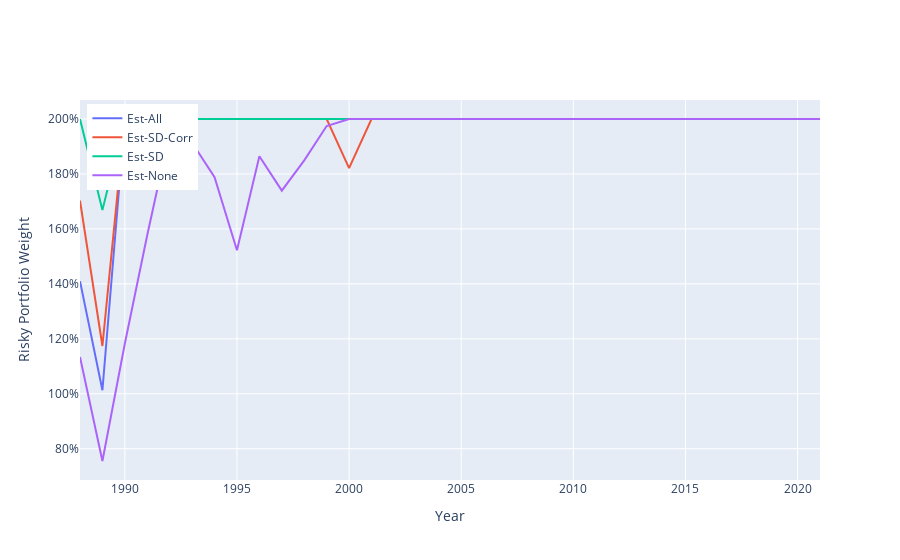

The code cell stored with this chart in its notebook:
### Code cell
# Plot leverage (wgt_cal)
fig = go.Figure()
for model in ['est_all', 'est_cov', 'est_sds', 'ew']:
    string =  "Strategy: " + label_dict[model] +" <br>"
    string += "Year: %{x:4.0f}<br>"
    string += "Weight in Risky Portfolio: %{y: 0.1%} <br>"
    string += "<extra></extra>"

    trace=go.Scatter(x=df['year'], y=df['wgt_cal_'+model], hovertemplate=string, name = xaxis_label_dict[model])
    fig.add_trace(trace)
fig.layout.yaxis["title"] = "Risky Portfolio Weight"
fig.layout.xaxis["title"] = "Year"
fig.update_yaxes(tickformat=".0%")
fig.update_layout(legend=dict(yanchor="top", y =0.99, xanchor="left", x=0.01))
fig.update_xaxes(range=[df['year'].iloc[window], df.year.max()])
fig.show()

### Figure 1 — Plotly figure (JSON) as saved in the notebook; plotly's stock layout.template omitted (floating-point values rounded to 4 significant figures)
{"data": [{"hovertemplate": "Strategy: estimate all inputs <br>Year: %{x:4.0f}<br>Weight in Risky Portfolio: %{y: 0.1%} <br><extra></extra>", "name": "Est-All", "type": "scatter", "x": [1968, 1969, 1970, 1971, 1972, 1973, 1974, 1975, 1976, 1977, 1978, 1979, 1980, 1981, 1982, 1983, 1984, 1985, 1986, 1987, 1988, 1989, 1990, 1991, 1992, 1993, 1994, 1995, 1996, 1997, 1998, 1999, 2000, 2001, 2002, 2003, 2004, 2005, 2006, 2007, 2008, 2009, 2010, 2011, 2012, 2013, 2014, 2015, 2016, 2017, 2018, 2019, 2020, 2021], "y": [null, null, null, null, null, null, null, null, null, null, null, null, null, null, null, null, null, null, null, null, 1.41, 1.013, 2, 2, 2, 2, 2, 2, 2, 2, 2, 2, 2, 2, 2, 2, 2, 2, 2, 2, 2, 2, 2, 2, 2, 2, 2, 2, 2, 2, 2, 2, 2, 2]}, {"hovertemplate": "Strategy: estimate covariance matrix only <br>Year: %{x:4.0f}<br>Weight in Risky Portfolio: %{y: 0.1%} <br><extra></extra>", "name": "Est-SD-Corr", "type": "scatter", "x": [1968, 1969, 1970, 1971, 1972, 1973, 1974, 1975, 1976, 1977, 1978, 1979, 1980, 1981, 1982, 1983, 1984, 1985, 1986, 1987, 1988, 1989, 1990, 1991, 1992, 1993, 1994, 1995, 1996, 1997, 1998, 1999, 2000, 2001, 2002, 2003, 2004, 2005, 2006, 2007, 2008, 2009, 2010, 2011, 2012, 2013, 2014, 2015, 2016, 2017, 2018, 2019, 2020, 2021], "y": [null, null, null, null, null, null, null, null, null, null, null, null, null, null, null, null, null, null, null, null, 1.703, 1.174, 2, 2, 2, 2, 2, 2, 2, 2, 2, 2, 1.821, 2, 2, 2, 2, 2, 2, 2, 2, 2, 2, 2, 2, 2, 2, 2, 2, 2, 2, 2, 2, 2]}, {"hovertemplate": "Strategy: estimate standard deviations only <br>Year: %{x:4.0f}<br>Weight in Risky Portfolio: %{y: 0.1%} <br><extra></extra>", "name": "Est-SD", "type": "scatter", "x": [1968, 1969, 1970, 1971, 1972, 1973, 1974, 1975, 1976, 1977, 1978, 1979, 1980, 1981, 1982, 1983, 1984, 1985, 1986, 1987, 1988, 1989, 1990, 1991, 1992, 1993, 1994, 1995, 1996, 1997, 1998, 1999, 2000, 2001, 2002, 2003, 2004, 2005, 2006, 2007, 2008, 2009, 2010, 2011, 2012, 2013, 2014, 2015, 2016, 2017, 2018, 2019, 2020, 2021], "y": [null, null, null, null, null, null, null, null, null, null, null, null, null, null, null, null, null, null, null, null, 2, 1.668, 2, 2, 2, 2, 2, 2, 2, 2, 2, 2, 2, 2, 2, 2, 2, 2, 2, 2, 2, 2, 2, 2, 2, 2, 2, 2, 2, 2, 2, 2, 2, 2]}, {"hovertemplate": "Strategy: equal weights <br>Year: %{x:4.0f}<br>Weight in Risky Portfolio: %{y: 0.1%} <br><extra></extra>", "name": "Est-None", "type": "scatter", "x": [1968, 1969, 1970, 1971, 1972, 1973, 1974, 1975, 1976, 1977, 1978, 1979, 1980, 1981, 1982, 1983, 1984, 1985, 1986, 1987, 1988, 1989, 1990, 1991, 1992, 1993, 1994, 1995, 1996, 1997, 1998, 1999, 2000, 2001, 2002, 2003, 2004, 2005, 2006, 2007, 2008, 2009, 2010, 2011, 2012, 2013, 2014, 2015, 2016, 2017, 2018, 2019, 2020, 2021], "y": [null, null, null, null, null, null, null, null, null, null, null, null, null, null, null, null, null, null, null, null, 1.134, 0.7555, 1.183, 1.578, 1.95, 1.913, 1.788, 1.523, 1.865, 1.739, 1.849, 1.974, 2, 2, 2, 2, 2, 2, 2, 2, 2, 2, 2, 2, 2, 2, 2, 2, 2, 2, 2, 2, 2, 2]}], "layout": {"legend": {"x": 0.01, "xanchor": "left", "y": 0.99, "yanchor": "top"}, "xaxis": {"range": [1988, 2021], "title": {"text": "Year"}}, "yaxis": {"tickformat": ".0%", "title": {"text": "Risky Portfolio Weight"}}}}
